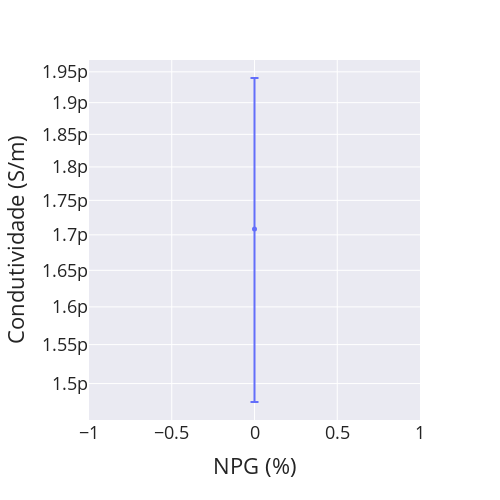

Notebook cell for this chart:
### Code cell
fig = px.line(df.loc[mask4],y = 'Condutividade', x = 'EG')
fig.update_layout(yaxis_type='log',
                  autosize = False,
                  width=500,
                  height=500,
                  yaxis_title_text = 'Condutividade (S/m)',
                  xaxis_title_text = 'NPG (%)',
                  template = "seaborn",
                  font_size = 18,
                 )
fig.update_traces(mode = 'markers+lines', line_width=2, marker_size=5,
                  error_y=dict(
                        type='percent',
                        value=13.55,
                        visible=True,
                        width=4,
                  )
                  )

### Figure 1 — Plotly figure (JSON) as saved in the notebook; plotly's stock layout.template omitted (floating-point values rounded to 4 significant figures)
{"data": [{"error_y": {"type": "percent", "value": 13.55, "visible": true, "width": 4}, "hovertemplate": "EG=%{x}<br>Condutividade=%{y}<extra></extra>", "legendgroup": "", "line": {"color": "#636efa", "dash": "solid", "width": 2}, "marker": {"size": 5}, "mode": "markers+lines", "name": "", "orientation": "v", "showlegend": false, "type": "scatter", "x": [0], "xaxis": "x", "y": [1.708e-12], "yaxis": "y"}], "layout": {"autosize": false, "font": {"size": 18}, "height": 500, "legend": {"tracegroupgap": 0}, "margin": {"t": 60}, "width": 500, "xaxis": {"anchor": "y", "domain": [0, 1], "title": {"text": "NPG (%)"}}, "yaxis": {"anchor": "x", "domain": [0, 1], "title": {"text": "Condutividade (S/m)"}, "type": "log"}}}
